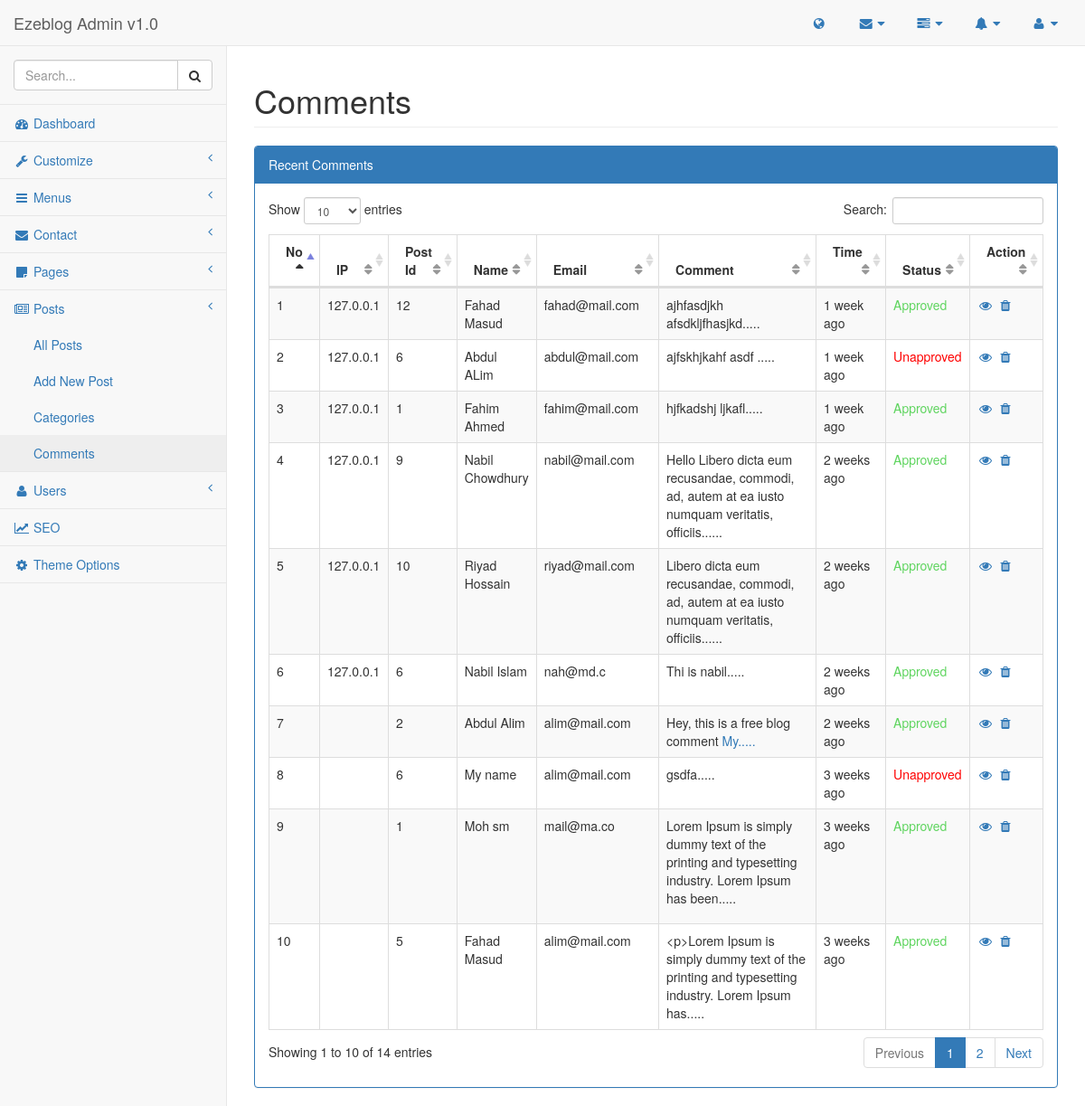
Before: /admin/pages/comments.php (signed in) with the older database file.
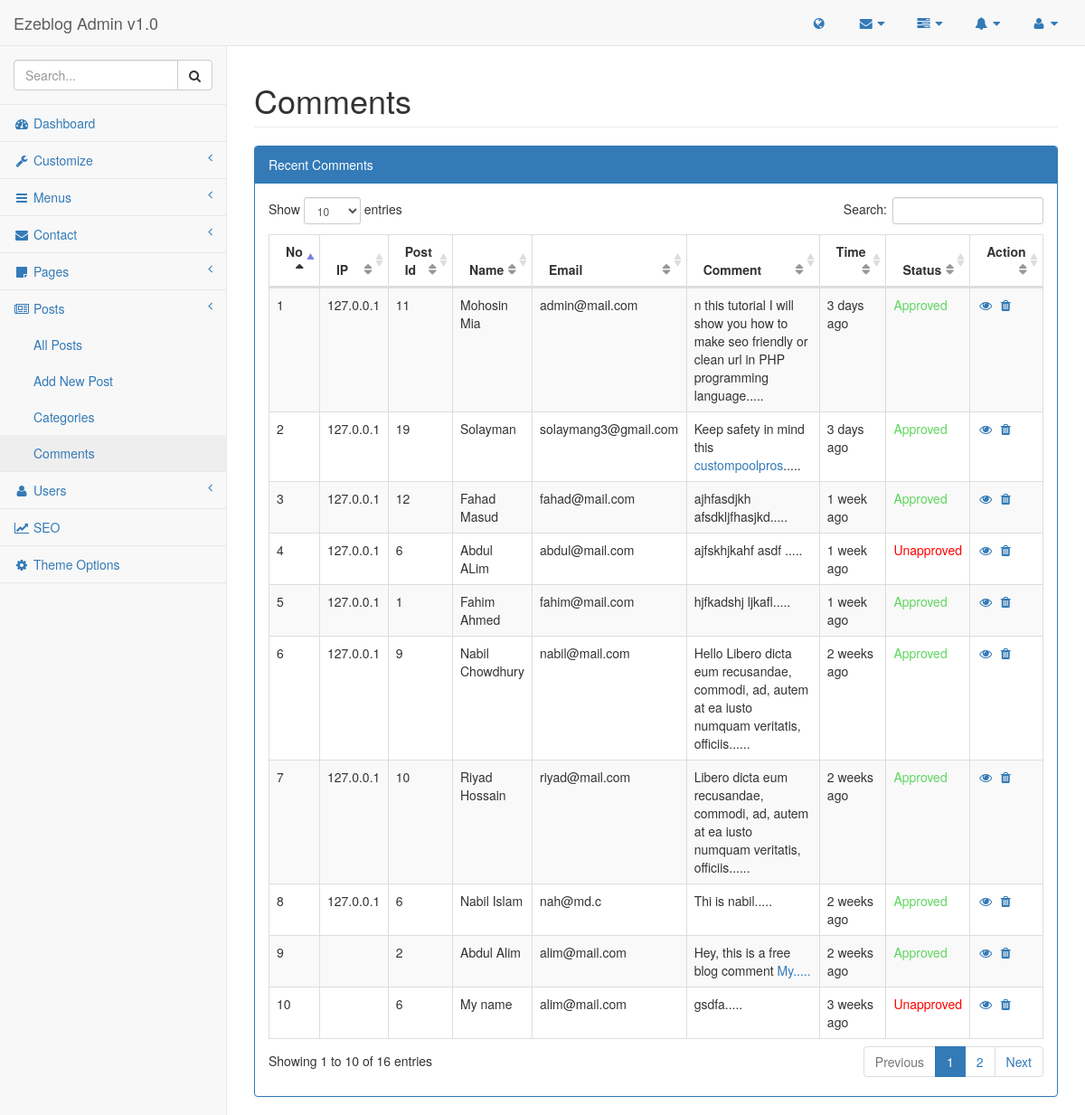
After: the same page with the newer database file.
### tables this page shows
CREATE TABLE `list_comment` (
  `id` int(11) NOT NULL,
  `post` int(11) NOT NULL,
  `name` varchar(255) NOT NULL,
  `email` varchar(255) NOT NULL,
  `comment` text NOT NULL,
  `ip` varchar(255) NOT NULL,
  `status` int(11) NOT NULL DEFAULT '0',
  `created_at` timestamp NOT NULL DEFAULT CURRENT_TIMESTAMP
);

### lib/Database.php (called while the page is built, shortened)
<?php
class Database{
    public $host   = DB_HOST;
    public $user   = DB_USER;
    public $pass   = DB_PASS;
    public $name   = DB_NAME;
    public $link;
    private function connectDB(){
        $this->link = new mysqli($this->host, $this->user, $this->pass, $this->name);
    }
    public function select($query){
        $result = $this->link->query($query) or die($this->link->error.__LINE__);
        if($result->num_rows > 0){
            return $result;
        } else {
            return false;
        }
    }
}
?>

### lib/Format.php (called while the page is built, shortened)
<?php
class Format{
        public function humanTiming($time){
            $time = time() - $time;
            $time = ($time<1)? 1 : $time;
            $tokens = array (
                31536000 => 'year',
                2592000 => 'month',
                604800 => 'week',
                86400 => 'day',
                3600 => 'hour',
                60 => 'minute',
                1 => 'second'
            );
            foreach ($tokens as $unit => $text) {
                if ($time < $unit) continue;
                $numberOfUnits = floor($time / $unit);
                return $numberOfUnits.' '.$text.(($numberOfUnits>1)?'s ':' ').'ago';
            }
        }
        public function textShorten($text, $limit = 400){
            $text = $text." ";
            $text = substr($text, 0, $limit);
            $text = substr($text, 0, strrpos($text, ' '));
            $text = $text.".....";
            return $text;
        }
    }
?>

### admin/pages/comments.php (the view, shortened to what the changed rows need)
<?php include '../inc/header.php'; ?>
<div id="page-wrapper">
    <div class="row">
        <div class="col-lg-12">
            <h1 class="page-header">Comments</h1>
        </div>
    </div>
    <div class="row">
        <div class="col-lg-12">
            <div class="panel panel-primary">
                <div class="panel-heading">
                    Recent Comments
                </div>
                <div class="panel-body">
                    <table width="100%" class="table table-striped table-bordered table-hover comments" id="dataTables-subscribe">
                        <thead>
                        <tr>
                            <th width="6%">No</th>
                            <th width="8%">IP</th>
                            <th width="10%">Post Id</th>
                            <th width="10%">Name</th>
                            <th width="10%">Email</th>
                            <th width="30%">Comment</th>
                            <th width="10%">Time</th>
                            <th width="8%">Status</th>
                            <th width="8%">Action</th>
                        </tr>
                        </thead>
                        <tbody>
                        <?php
                            $query = "SELECT * FROM list_comment ORDER BY id DESC";
                            $comment = $database->select($query);
                            if($comment){
                                $i = 0;
                                while($result = $comment->fetch_assoc()){
                                    $i++
                         ?>
                                <tr class="odd gradeX">
                                    <td><?php echo $i; ?></td>
                                    <td  class="center"><?php echo $result['ip']; ?></td>
                                    <td><?php echo $result['post']; ?></td>
                                    <td><?php echo $result['name']; ?></td>
                                    <td><?php echo $result['email']; ?></td>
                                    <td><?php echo $format->textShorten($result['comment'], 100); ?></td>
                                    <td><?php echo $format->humanTiming(strtotime($result['created_at'])); ?></td>
                                    <td>
                                        <a onclick="return confirm('Are you sure to approve?')" href="?approved=<?php echo $result['id']; ?>" class="doneMessage">
                                        <?php
                                            if($result['status'] == 0){
                                                echo "<p class='error'>Unapproved</p>";
                                            }
                                        ?>
                                        </a>
                                        <a onclick="return confirm('Are you sure to unapprove?')" href="?unapproved=<?php echo $result['id']; ?>" class="doneMessage">
                                        <?php
                                            if($result['status'] == 1){
                                                echo "<p class='done'>Approved</p>";
                                            }
                                        ?>
                                        </a>
                                    </td>
                                    <td  class="center"><a href="<?php echo SITE_URL; ?>post.php?id=<?php echo $result['post']; ?>" target="_blank"> <i class="fa fa-eye fa-fw"></i></a>  <a onclick="return confirm('Are you sure?')" href="?delete=<?php echo $result['id']; ?>"><i class="fa fa-trash  fa-fw"></i></a>  </td>
                                </tr>
                         <?php
                                }
                            }
                        ?>
                        </tbody>
                    </table>
                </div>
            </div>
        </div>
    </div>
</div>
<?php include '../inc/footer.php'; ?>

Changed rows visible on the page:
no longer on this page (row unchanged): list_comment: post "1", name "Moh sm", email "mail@ma.co", comment "Lorem Ipsum is simply dummy text of the printing and typesetting industry. Lorem Ipsum has been.....", created_at "3 weeks ago", status "Approved"
no longer on this page (row unchanged): list_comment: post "5", name "Fahad Masud", email "alim@mail.com", comment "<p>Lorem Ipsum is simply dummy text of the printing and typesetting industry. Lorem Ipsum has.....", created_at "3 weeks ago", status "Approved"
added list_comment: ip "127.0.0.1", post "11", name "Mohosin Mia", email "admin@mail.com", comment "n this tutorial I will show you how to make seo friendly or clean url in PHP programming language.....", created_at "3 days ago", status "Approved"
added list_comment: ip "127.0.0.1", post "19", name "Solayman", email "solaymang3@gmail.com", comment "Keep safety in mind this custompoolpros .....", created_at "3 days ago", status "Approved"
Other visible differences:
text written by a page script: "Show entries Search: Showing 1 to 10 of 14 entries Previous 1 2 Next" → "Show entries Search: Showing 1 to 10 of 16 entries Previous 1 2 Next"
